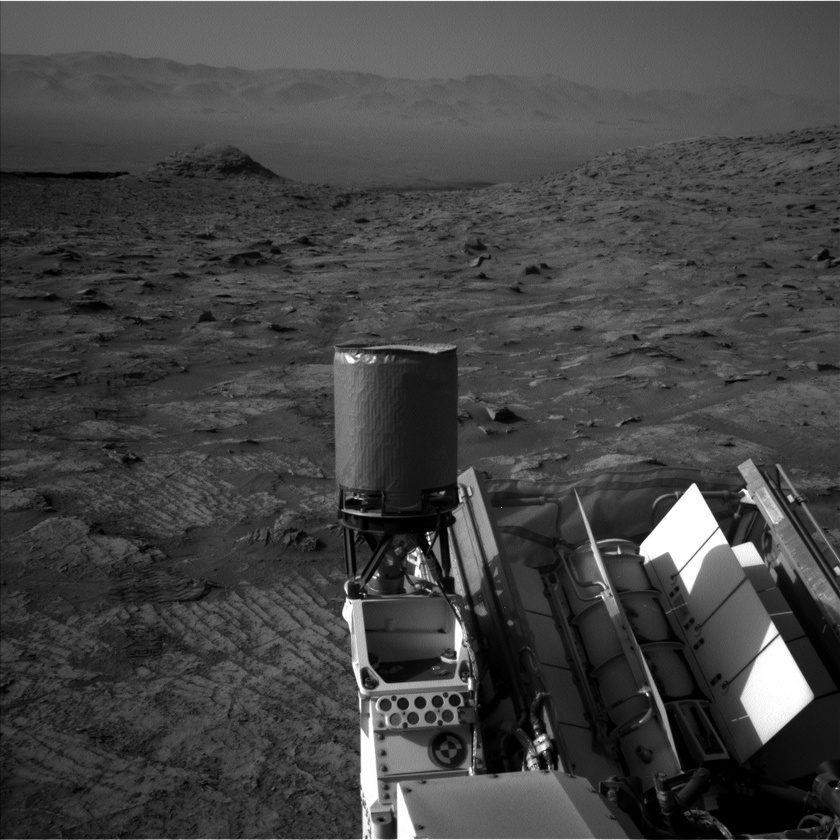
%> input picture MATLAB_DL/Data/Data/Mars Curiosity Rover/sol_03333_opgs_edr_ncam_NLB_693387385EDR_F0921230NCAM00259M_.JPG, 840 x 840 px, shrunk from 1024 x 1024 before the run
$ octave marsall.m   (GNU Octave 9; MATLAB toolbox functions it lacks are replaced by stand-ins)
%> lines starting %> are read from the running program, lines starting %| are printed output that depends on the picture
### MATLAB_DL/C1/M3/registerMarsImages.m
function [MOVINGREG] = registerMarsImages(MOVING,FIXED)
%registerImages  Register grayscale images using auto-generated code from Registration Estimator app.
%  [MOVINGREG] = registerImages(MOVING,FIXED) Register grayscale images
%  MOVING and FIXED using auto-generated code from the Registration
%  Estimator app. The values for all registration parameters were set
%  interactively in the app and result in the registered image stored in the
%  structure array MOVINGREG.

% Auto-generated by registrationEstimator app on 29-Jun-2023
%-----------------------------------------------------------


% Feature-based techniques require license to Computer Vision Toolbox
checkLicense()

% Default spatial referencing objects
fixedRefObj = imref2d(size(FIXED));
movingRefObj = imref2d(size(MOVING));

% Detect MSER features
fixedPoints = detectMSERFeatures(FIXED,'ThresholdDelta',1.900000,'RegionAreaRange',[17 23188],'MaxAreaVariation',0.690625);
movingPoints = detectMSERFeatures(MOVING,'ThresholdDelta',1.900000,'RegionAreaRange',[17 23188],'MaxAreaVariation',0.690625);

% Extract features
[fixedFeatures,fixedValidPoints] = extractFeatures(FIXED,fixedPoints,'Upright',false);
[movingFeatures,movingValidPoints] = extractFeatures(MOVING,movingPoints,'Upright',false);

% Match features
indexPairs = matchFeatures(fixedFeatures,movingFeatures,'MatchThreshold',33.125000,'MaxRatio',0.331250);
fixedMatchedPoints = fixedValidPoints(indexPairs(:,1));
movingMatchedPoints = movingValidPoints(indexPairs(:,2));
MOVINGREG.FixedMatchedFeatures = fixedMatchedPoints;
MOVINGREG.MovingMatchedFeatures = movingMatchedPoints;

% Apply transformation - Results may not be identical between runs because of the randomized nature of the algorithm
tform = estimateGeometricTransform2D(movingMatchedPoints,fixedMatchedPoints,'projective');
MOVINGREG.Transformation = tform;
MOVINGREG.RegisteredImage = imwarp(MOVING, movingRefObj, tform, 'OutputView', fixedRefObj, 'SmoothEdges', true);

% Store spatial referencing object
MOVINGREG.SpatialRefObj = fixedRefObj;

end

function checkLicense()

% Check for license to Computer Vision Toolbox
CVTStatus = license('test','Video_and_Image_Blockset');
if ~CVTStatus
    error(message('images:imageRegistration:CVTRequired'));
end

end

### MATLAB_DL/C1/M3/marsall.m

fixedImg = imread("sol_03333_opgs_edr_ncam_NLB_693387385EDR_F0921230NCAM00259M_.JPG");
%> fixedImg is the input picture: size 840x840 uint8; min 0, max 255, mean 67.6
movingImg = imread("sol_03333_opgs_edr_ncam_NLB_693387301EDR_F0921230NCAM00259M_.JPG");
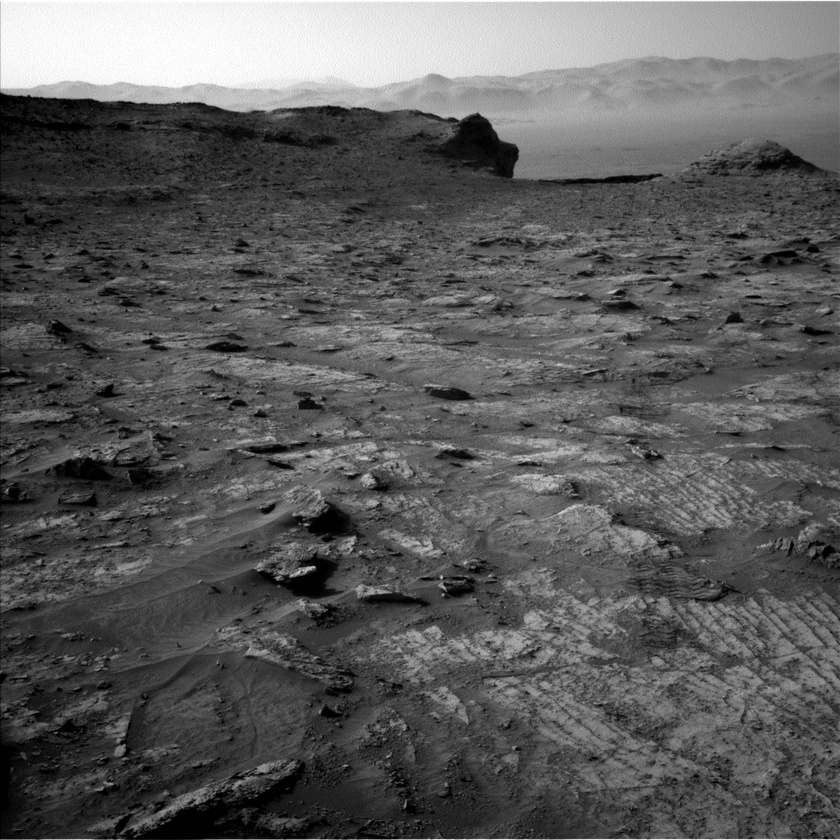
%> input picture MATLAB_DL/Data/Data/Mars Curiosity Rover/sol_03333_opgs_edr_ncam_NLB_693387301EDR_F0921230NCAM00259M_.JPG, 840 x 840 px, shrunk from 1024 x 1024 before the run
%> movingImg is the input picture: size 840x840 uint8; min 0, max 255, mean 91.7
movingImg2 = imread("sol_03333_opgs_edr_ncam_NLB_693387416EDR_F0921230NCAM00259M_.JPG");
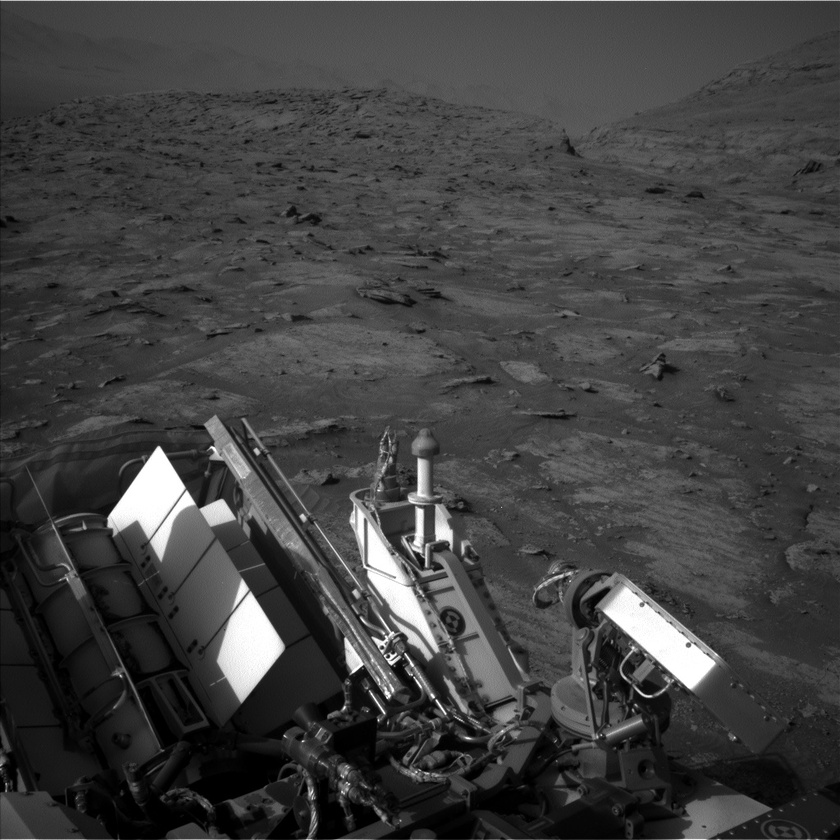
%> input picture MATLAB_DL/Data/Data/Mars Curiosity Rover/sol_03333_opgs_edr_ncam_NLB_693387416EDR_F0921230NCAM00259M_.JPG, 840 x 840 px, shrunk from 1024 x 1024 before the run
%> movingImg2 is the input picture: size 840x840 uint8; min 0, max 255, mean 64.8
montage({movingImg, fixedImg, movingImg2},"BorderSize",[10 10]);
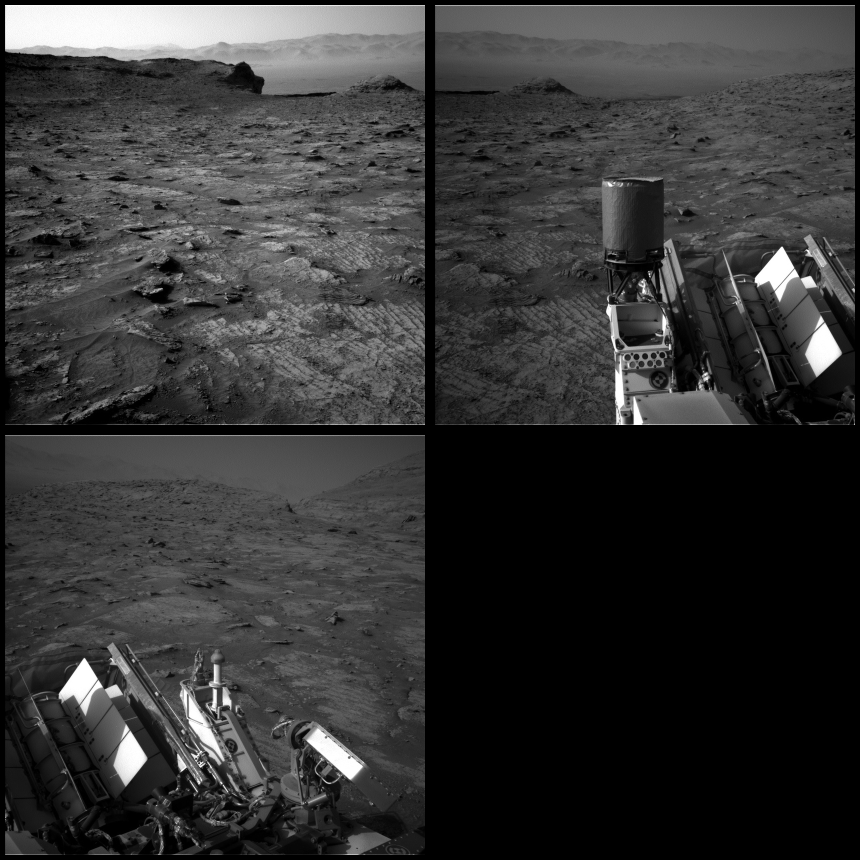
%> displayed picture: size 1720x1720, on the screen's scale of 0 to 255 (shown at 1/2 size); min 0, max 255, mean 53.5

regleft = registerMarsImages(movingImg,fixedImg);
%> the run ends on the next line
